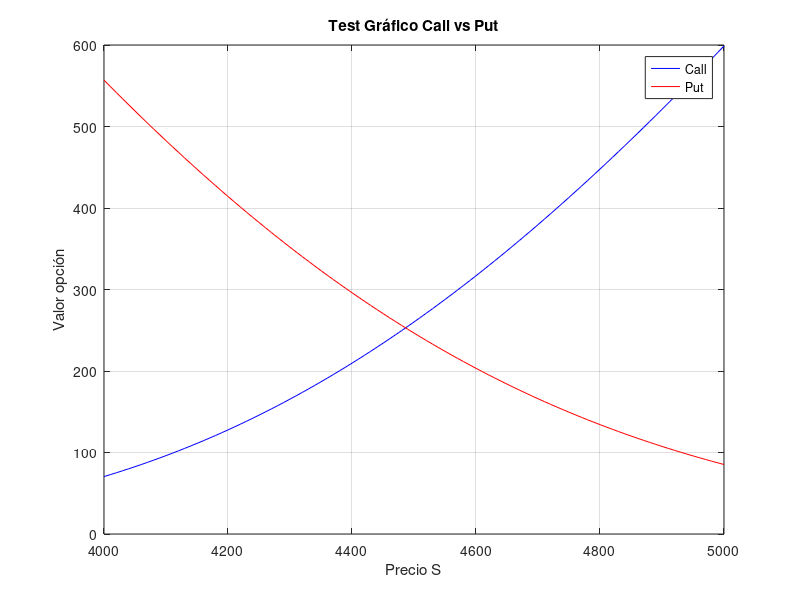

MATLAB code for this plot:
% test_black_scholes.m
% Script de test para validar el modelo de Black-Scholes y guardar el log

clc; clear; close all;

%% Crear carpeta de resultados si no existe
result_dir = fullfile('results', 'results_black_scholes');
if ~exist(result_dir, 'dir')
    mkdir(result_dir);
end

log_file = fullfile(result_dir, 'black_scholes_test_log.txt');
fid = fopen(log_file, 'w'); % abrir archivo para escribir

% Función auxiliar para imprimir en consola y guardar log
logprint = @(str) fprintf(fid, "%s\n", str);

fprintf("===== Test del Modelo Black-Scholes =====\n");
logprint("===== Test del Modelo Black-Scholes =====");

% Parámetros comunes
r = 0.05;
sigma = 0.2;
T = 0.5;

% Helper: función para calcular Call y Put
black_scholes = @(S, K) deal( ...
    S * normcdf((log(S/K)+(r+sigma^2/2)*T)/(sigma*sqrt(T))) - ...
    K * exp(-r*T) * normcdf((log(S/K)+(r-sigma^2/2)*T)/(sigma*sqrt(T))), ...
    K * exp(-r*T) * normcdf(-(log(S/K)+(r-sigma^2/2)*T)/(sigma*sqrt(T))) - ...
    S * normcdf(-(log(S/K)+(r+sigma^2/2)*T)/(sigma*sqrt(T))) ...
);

%% Test T1 – Cálculo básico Call/Put
logprint("\nT1: Cálculo básico Call/Put");
[S, K] = deal(4500, 4600);
[call, put] = black_scholes(S, K);
assert(call > 0 && put > 0, " Call o Put no son positivos.");
logprint(sprintf(" Call = %.2f, Put = %.2f", call, put));

%% Test T2 – Paridad Put-Call
logprint("\nT2: Paridad Put-Call");
S = 4500; K = 4500;
[call, put] = black_scholes(S, K);
lhs = call - put;
rhs = S - K * exp(-r*T);
tolerancia = 1e-2;
assert(abs(lhs - rhs) < tolerancia, " No se cumple la paridad Put-Call.");
logprint(sprintf("Paridad verificada: Call - Put = %.2f ≈ %.2f", lhs, rhs));

%% Test T3 – Opción in-the-money
logprint("\nT3: Opción in-the-money (S >> K)");
[S, K] = deal(5000, 4600);
[call, put] = black_scholes(S, K);
assert(call > put, " Call no es significativamente mayor que Put.");
logprint(sprintf(" Call = %.2f, Put = %.2f", call, put));

%% Test T4 – Opción out-of-the-money (S << K)
logprint("\nT4: Opción out-of-the-money (S << K)");
[S, K] = deal(4000, 4600);
[call, put] = black_scholes(S, K);
assert(put > call, " Put no es significativamente mayor que Call.");
logprint(sprintf(" Call = %.2f, Put = %.2f", call, put));

%% Test T5 – Rango gráfico sin errores
logprint("\nT5: Gráfico limpio");
try
    S_range = 4000:10:5000;
    Call = zeros(size(S_range));
    Put = zeros(size(S_range));
    for i = 1:length(S_range)
        [Call(i), Put(i)] = black_scholes(S_range(i), 4600);
    end
    figure;
    plot(S_range, Call, 'b', S_range, Put, 'r');
    title('Test Gráfico Call vs Put');
    xlabel('Precio S');
    ylabel('Valor opción');
    legend('Call', 'Put');
    grid on;
    saveas(gcf, fullfile(result_dir, 'black_scholes_plot_test.png'));
    logprint(" Gráfico generado y guardado correctamente.");
catch
    error(" Error al generar el gráfico");
end

%% Test T6 – Tiempo al vencimiento cero
logprint("\nT6: Vencimiento inmediato (T = 0)");
S = 4600; K = 4600; T = 0;
call = max(S - K, 0);
put  = max(K - S, 0);
logprint(sprintf(" Call = %.2f, Put = %.2f (vencimiento inmediato)", call, put));

logprint("\n===== Todos los tests completados correctamente =====");

fclose(fid); % cerrar archivo

fprintf("\n Log guardado en: %s\n", log_file);
